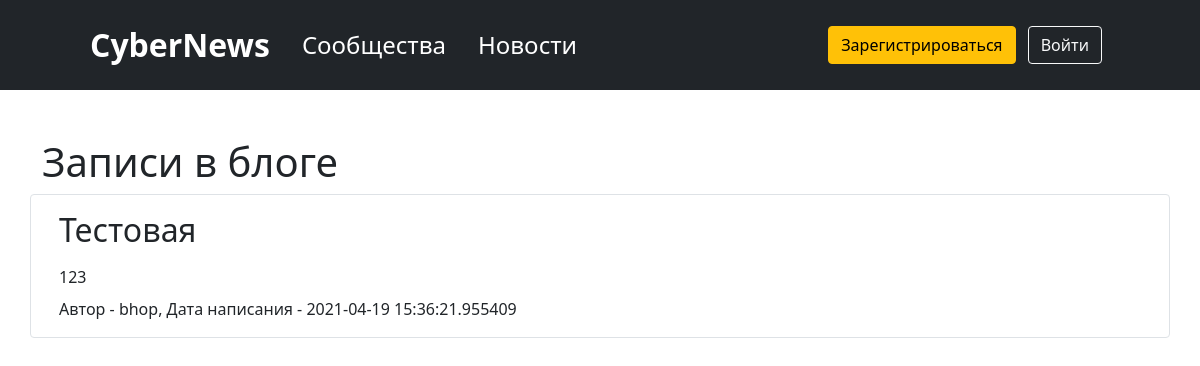
Before: / with the older database file.
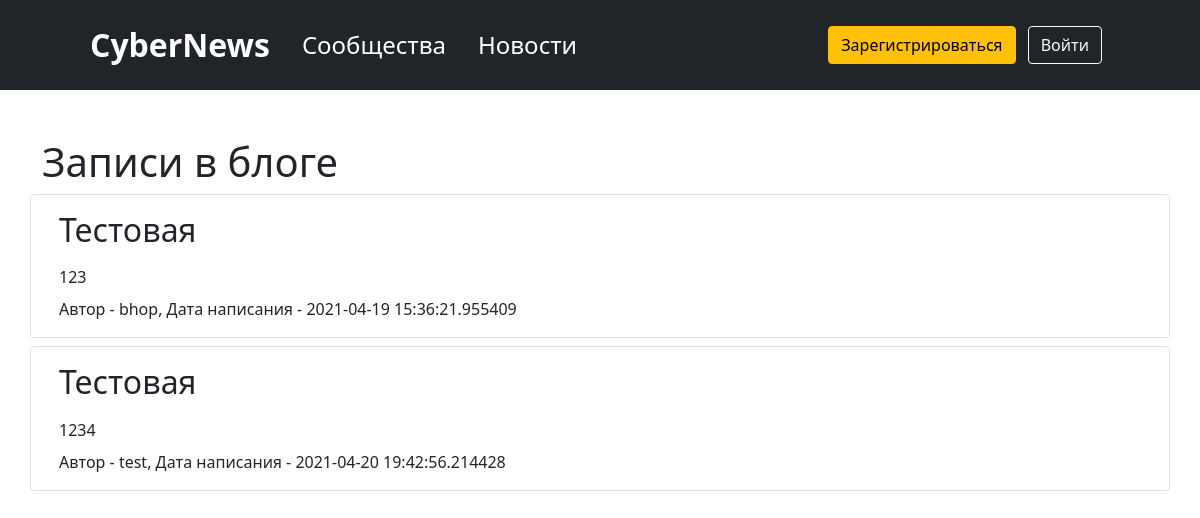
After: the same page with the newer database file.
### data/news.py (models this page shows)
class News(SqlAlchemyBase):
    __tablename__ = 'news'
    id = sqlalchemy.Column(sqlalchemy.Integer,
                           primary_key=True, autoincrement=True)
    title = sqlalchemy.Column(sqlalchemy.String, nullable=True)
    content = sqlalchemy.Column(sqlalchemy.String, nullable=True)
    created_date = sqlalchemy.Column(sqlalchemy.DateTime,
                                     default=datetime.datetime.now)
    is_private = sqlalchemy.Column(sqlalchemy.Boolean, default=True)
    user_id = sqlalchemy.Column(sqlalchemy.Integer,
                                sqlalchemy.ForeignKey("users.id"))
    is_published_by_community = sqlalchemy.Column(sqlalchemy.Boolean, default=False)
    community_id = sqlalchemy.Column(sqlalchemy.Integer, sqlalchemy.ForeignKey('communities.id'),
                                     default=None, nullable=True)
    user = orm.relation('User')
    community = orm.relation('Community')
    categories = orm.relation("Category",
                              secondary="association",
                              backref="news")

### data/users.py (models this page shows, shortened)
class User(UserMixin, SqlAlchemyBase):
    __tablename__ = 'users'
    id = sqlalchemy.Column(sqlalchemy.Integer,
                           primary_key=True, autoincrement=True)
    name = sqlalchemy.Column(sqlalchemy.String, nullable=True)
    about = sqlalchemy.Column(sqlalchemy.String, nullable=True)
    email = sqlalchemy.Column(sqlalchemy.String,
                              index=True, unique=True, nullable=True)
    hashed_password = sqlalchemy.Column(sqlalchemy.String, nullable=True)
    created_date = sqlalchemy.Column(sqlalchemy.DateTime,
                                     default=datetime.datetime.now, nullable=True)
    avatar = sqlalchemy.Column(sqlalchemy.BLOB)
    subscribes_user_to_community = orm.relation('Community', secondary='subscribes_user_to_community', backref="user")
    news = orm.relation("News", back_populates='user')
    communities = orm.relation('Community', back_populates='creator')

### main.py (the view)
@app.route("/")
def index():
    params = {}
    db_sess = db_session.create_session()
    if current_user.is_authenticated:
        news = db_sess.query(News).filter(
            (News.user == current_user) | (News.is_private != True))
    else:
        news = db_sess.query(News).filter(News.is_private != True)
    params['news'] = news
    params['title'] = 'Записи в блоге'
    return render_template("index.html", **params)

### data/db_session.py (called while the page is built)
def create_session() -> Session:
    global __factory
    return __factory()

### templates/index.html
{% extends "base.html" %}
{% block content %}
<h1>Записи в блоге</h1>
{% for item in news%}
<div class="row gap-2 p-3 my-2 border rounded">
    <h2>{{item.title}}</h2>
    <div>
        {{item.content}}
    </div>
    <div>
        {% if item.is_published_by_community %}
        Автор - <a class="text-decoration-none text-body" href="/community/id{{ item.community.id }}">{{item.community.name}}</a>, Дата написания - {{item.created_date}}
        {% else %}
        Автор - <a class="text-decoration-none text-body" href="/profile/id{{ item.user.id }}">{{item.user.name}}</a>, Дата написания - {{item.created_date}}
        {% endif %}
    </div>
</div>
{% endfor %}
{% endblock %}

### templates/base.html (shortened to what this page needs)
<!doctype html>
<html lang="en">
<head>
    <link href="https://cdn.jsdelivr.net/npm/bootstrap@5.0.0-beta3/dist/css/bootstrap.min.css"
          rel="stylesheet"
>
</head>
<body>
<header class="p-3 bg-dark text-white">
    <div class="container">
        <div class="d-flex flex-wrap navbar navbar-dark bg-dark sticky-top py-0">
            <a class="navbar-brand text-center fs-2 ps-5 fw-bold" href="/">CyberNews</a>
            <ul class="nav col-12 col-lg-auto me-lg-auto mb-2 justify-content-center mb-md-0">
                <li><a href="/communities" class="nav-link text-white fs-4">Сообщества</a></li>
                <li><a href="/news" class="nav-link text-white pe-5 fs-4">Новости</a></li>
            </ul>
            {% if current_user.is_authenticated %}
            <div class="dropdown">
                <a class="nav-link dropdown-toggle fs-3 pe-5" href="#" id="navbarDarkDropdownMenuLink" data-bs-toggle="dropdown" aria-expanded="false" style="color: #ced4da">
                    {{ current_user.name }}
                </a>
                <ul class="dropdown-menu dropdown-menu-dark" aria-labelledby="navbarDarkDropdownMenuLink">
                    <li><a class="dropdown-item" href="/news/my">Мои статьи</a></li>
                    <li><a class="dropdown-item" href="/communities/my">Мои сообщества</a></li>
                    <li><a class="dropdown-item" href="/profile">Профиль</a></li>
                    <li><hr class="dropdown-divider"></li>
                    <li><a class="dropdown-item" href="/logout">Выйти</a></li>
                </ul>
            </div>
            {% else %}
            <p class="m-2 px-5">
                <a class="btn btn btn-warning me-2" href="/register" role="button">Зарегистрироваться</a>
                <a class="btn btn-outline-light ml-2" href="/login" role="button">Войти</a>
            </p>
            {% endif %}
        </div>
    </div>
</header>
<main role="main" class="container mt-5">
    {% block content %}{% endblock %}
</main>
</body>
</html>

Changed rows visible on the page:
added News: title "Тестовая", content "1234", user.name "test", created_date "2021-04-20 19:42:56.214428"
